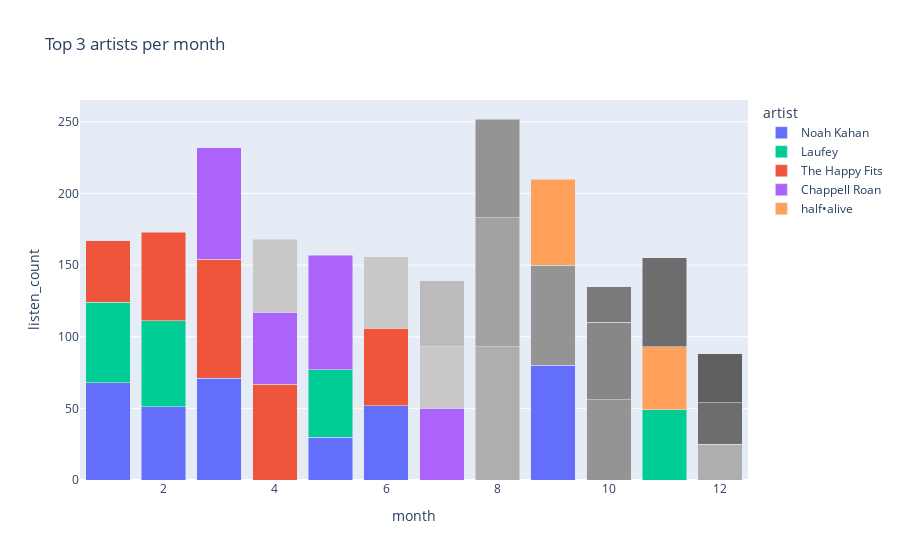

Source (notebook cell):
### Code cell
monthly_counts = music.groupby(['artist', 'month']).size().reset_index(name='listen_count')

top5_artists_overall = (monthly_counts.groupby('artist')['listen_count'].sum().sort_values(ascending=False)
    .head(5).index.tolist())
color_palette = px.colors.qualitative.Plotly
custom_color_map = {artist: color_palette[i] for i, artist in enumerate(top5_artists_overall)}

top3_artists = pd.DataFrame()
for month in range(1,13):
    df = monthly_counts[monthly_counts['month']==month]
    df = df.sort_values('listen_count', ascending=False).head(3)
    top3_artists = pd.concat([top3_artists, df])
top3_artists = top3_artists.sort_values(by=["month", "listen_count"], ascending=[True, False])

def generate_grayscale(n, start=200, end=80):
    step = (start - end) // max(n - 1, 1)
    return [f"#{v:02x}{v:02x}{v:02x}" for v in range(start, end - 1, -step)]
grayscale_colors = generate_grayscale(10) 

all_artists = top3_artists['artist'].unique()
non_top5_artists = [a for a in all_artists if a not in top5_artists_overall]
for i, artist in enumerate(non_top5_artists):
    custom_color_map[artist] = grayscale_colors[i % len(grayscale_colors)]

fig = px.bar(top3_artists, x="month", y="listen_count", color="artist", 
             color_discrete_map=custom_color_map, barmode="stack", title="Top 3 artists per month")
for trace in fig.data:
    if trace.name not in top5_artists_overall:
        trace.showlegend = False
fig.show()

### Figure 1 — Plotly figure (JSON) as saved in the notebook; plotly's stock layout.template omitted (floating-point values rounded to 4 significant figures)
{"data": [{"hovertemplate": "artist=Noah Kahan<br>month=%{x}<br>listen_count=%{y}<extra></extra>", "legendgroup": "Noah Kahan", "marker": {"color": "#636EFA", "pattern": {"shape": ""}}, "name": "Noah Kahan", "orientation": "v", "showlegend": true, "textposition": "auto", "type": "bar", "x": [1.0, 2.0, 3.0, 5.0, 6.0, 9.0], "xaxis": "x", "y": [68, 51, 71, 30, 52, 80], "yaxis": "y"}, {"hovertemplate": "artist=Laufey<br>month=%{x}<br>listen_count=%{y}<extra></extra>", "legendgroup": "Laufey", "marker": {"color": "#00CC96", "pattern": {"shape": ""}}, "name": "Laufey", "orientation": "v", "showlegend": true, "textposition": "auto", "type": "bar", "x": [1.0, 2.0, 5.0, 11.0], "xaxis": "x", "y": [56, 60, 47, 49], "yaxis": "y"}, {"hovertemplate": "artist=The Happy Fits<br>month=%{x}<br>listen_count=%{y}<extra></extra>", "legendgroup": "The Happy Fits", "marker": {"color": "#EF553B", "pattern": {"shape": ""}}, "name": "The Happy Fits", "orientation": "v", "showlegend": true, "textposition": "auto", "type": "bar", "x": [1.0, 2.0, 3.0, 4.0, 6.0], "xaxis": "x", "y": [43, 62, 83, 67, 54], "yaxis": "y"}, {"hovertemplate": "artist=Chappell Roan<br>month=%{x}<br>listen_count=%{y}<extra></extra>", "legendgroup": "Chappell Roan", "marker": {"color": "#AB63FA", "pattern": {"shape": ""}}, "name": "Chappell Roan", "orientation": "v", "showlegend": true, "textposition": "auto", "type": "bar", "x": [3.0, 4.0, 5.0, 7.0], "xaxis": "x", "y": [78, 50, 80, 50], "yaxis": "y"}, {"hovertemplate": "artist=Wallows<br>month=%{x}<br>listen_count=%{y}<extra></extra>", "legendgroup": "Wallows", "marker": {"color": "#c8c8c8", "pattern": {"shape": ""}}, "name": "Wallows", "orientation": "v", "showlegend": false, "textposition": "auto", "type": "bar", "x": [4.0, 6.0, 7.0], "xaxis": "x", "y": [51, 50, 43], "yaxis": "y"}, {"hovertemplate": "artist=Conan Gray<br>month=%{x}<br>listen_count=%{y}<extra></extra>", "legendgroup": "Conan Gray", "marker": {"color": "#bbbbbb", "pattern": {"shape": ""}}, "name": "Conan Gray", "orientation": "v", "showlegend": false, "textposition": "auto", "type": "bar", "x": [7.0], "xaxis": "x", "y": [46], "yaxis": "y"}, {"hovertemplate": "artist=Diljit Dosanjh<br>month=%{x}<br>listen_count=%{y}<extra></extra>", "legendgroup": "Diljit Dosanjh", "marker": {"color": "#aeaeae", "pattern": {"shape": ""}}, "name": "Diljit Dosanjh", "orientation": "v", "showlegend": false, "textposition": "auto", "type": "bar", "x": [8.0, 12.0], "xaxis": "x", "y": [93, 25], "yaxis": "y"}, {"hovertemplate": "artist=Winnetka Bowling League<br>month=%{x}<br>listen_count=%{y}<extra></extra>", "legendgroup": "Winnetka Bowling League", "marker": {"color": "#a1a1a1", "pattern": {"shape": ""}}, "name": "Winnetka Bowling League", "orientation": "v", "showlegend": false, "textposition": "auto", "type": "bar", "x": [8.0], "xaxis": "x", "y": [90], "yaxis": "y"}, {"hovertemplate": "artist=Sabrina Carpenter<br>month=%{x}<br>listen_count=%{y}<extra></extra>", "legendgroup": "Sabrina Carpenter", "marker": {"color": "#949494", "pattern": {"shape": ""}}, "name": "Sabrina Carpenter", "orientation": "v", "showlegend": false, "textposition": "auto", "type": "bar", "x": [8.0, 9.0, 10.0], "xaxis": "x", "y": [69, 70, 56], "yaxis": "y"}, {"hovertemplate": "artist=half•alive<br>month=%{x}<br>listen_count=%{y}<extra></extra>", "legendgroup": "half•alive", "marker": {"color": "#FFA15A", "pattern": {"shape": ""}}, "name": "half•alive", "orientation": "v", "showlegend": true, "textposition": "auto", "type": "bar", "x": [9.0, 11.0], "xaxis": "x", "y": [60, 44], "yaxis": "y"}, {"hovertemplate": "artist=Zach Bryan<br>month=%{x}<br>listen_count=%{y}<extra></extra>", "legendgroup": "Zach Bryan", "marker": {"color": "#878787", "pattern": {"shape": ""}}, "name": "Zach Bryan", "orientation": "v", "showlegend": false, "textposition": "auto", "type": "bar", "x": [10.0], "xaxis": "x", "y": [54], "yaxis": "y"}, {"hovertemplate": "artist=Hozier<br>month=%{x}<br>listen_count=%{y}<extra></extra>", "legendgroup": "Hozier", "marker": {"color": "#7a7a7a", "pattern": {"shape": ""}}, "name": "Hozier", "orientation": "v", "showlegend": false, "textposition": "auto", "type": "bar", "x": [10.0], "xaxis": "x", "y": [25], "yaxis": "y"}, {"hovertemplate": "artist=half alive<br>month=%{x}<br>listen_count=%{y}<extra></extra>", "legendgroup": "half alive", "marker": {"color": "#6d6d6d", "pattern": {"shape": ""}}, "name": "half alive", "orientation": "v", "showlegend": false, "textposition": "auto", "type": "bar", "x": [11.0, 12.0], "xaxis": "x", "y": [62, 29], "yaxis": "y"}, {"hovertemplate": "artist=Ricky Montgomery<br>month=%{x}<br>listen_count=%{y}<extra></extra>", "legendgroup": "Ricky Montgomery", "marker": {"color": "#606060", "pattern": {"shape": ""}}, "name": "Ricky Montgomery", "orientation": "v", "showlegend": false, "textposition": "auto", "type": "bar", "x": [12.0], "xaxis": "x", "y": [34], "yaxis": "y"}], "layout": {"barmode": "stack", "legend": {"title": {"text": "artist"}, "tracegroupgap": 0}, "title": {"text": "Top 3 artists per month"}, "xaxis": {"anchor": "y", "domain": [0, 1], "title": {"text": "month"}}, "yaxis": {"anchor": "x", "domain": [0, 1], "title": {"text": "listen_count"}}}}
